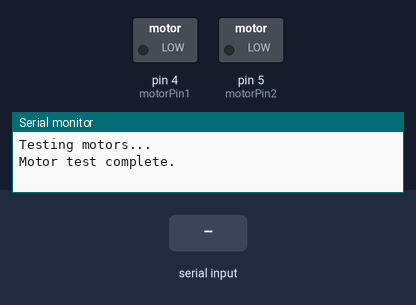
Recording of a sketch running on a simulated Arduino Uno, built with avr-gcc and run on an emulated ATmega328P. On the bench: switched loads named in the sketch (green lamp = pin HIGH), the last lines printed to the serial monitor. The test bench sets the inputs (shaded band).

Above: at 3.2 s.
3.3 s: "L" received over Serial
At 5.2 s:
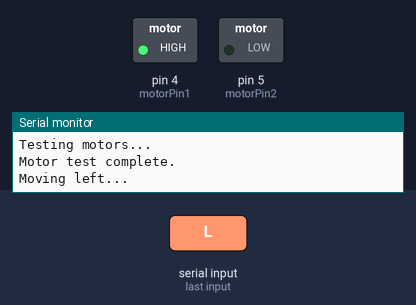
5.5 s: "R" received over Serial
At 6.9 s:
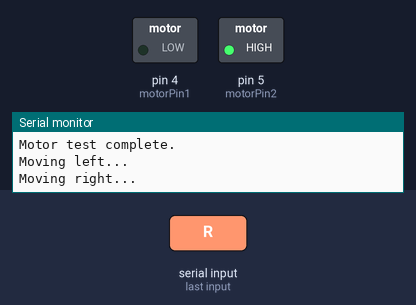
7.5 s: "F" received over Serial
At 8.5 s:
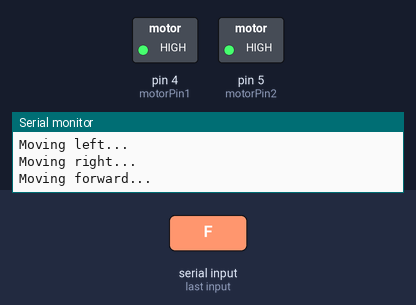
Timing chart, 0 to 10.5 s (numbered marks = the images above; inputs shaded):
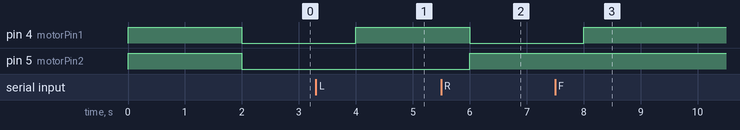

The sketch:

RCArduino.ino
```cpp
// Pin definitions

const int motorPin1 = 4;
const int motorPin2 = 5;

void setup() {
  // Set motor pins as output
  pinMode(motorPin1, OUTPUT);
  pinMode(motorPin2, OUTPUT);

  // Initialize serial communication
  Serial.begin(9600);

  // Test motor pins
  Serial.println("Testing motors...");
  digitalWrite(motorPin1, HIGH);
  digitalWrite(motorPin2, HIGH);
  delay(2000); // Run motors for 2 seconds
  digitalWrite(motorPin1, LOW);
  digitalWrite(motorPin2, LOW);
  Serial.println("Motor test complete.");
}

void loop() {

  if (Serial.available() > 0) {
    char command = Serial.read();
    controlCar(command);
  }
  // Small delay to avoid rapid changes
  delay(1000);
}
void controlCar(char command) {
  switch (command) {
    case 'F': // Forward
      moveForward();
      break;
    case 'L': // Left
      moveLeft();
      break;
    case 'R': // Right
      moveRight();
      break;
    case 'S': // Stop
      stopCar();
      break;
  }
}

void moveLeft() {
  Serial.println("Moving left...");
  digitalWrite(motorPin1, HIGH);
  digitalWrite(motorPin2, LOW);
}

void moveRight() {
  Serial.println("Moving right...");
  digitalWrite(motorPin1, LOW);
  digitalWrite(motorPin2, HIGH);
}

void moveForward() {
  Serial.println("Moving forward...");
  digitalWrite(motorPin1, HIGH);
  digitalWrite(motorPin2, HIGH);
}

void stopCar() {
  Serial.println("Stopping car...");
  digitalWrite(motorPin1, LOW);
  digitalWrite(motorPin2, LOW);
}
```

Measured:
- after the input at 3.3 s, pin 4 (motorPin1): LOW → HIGH after 0.70 s
- after the input at 5.5 s, pin 4 (motorPin1): HIGH → LOW after 0.50 s; pin 5 (motorPin2): LOW → HIGH after 0.50 s
- after the input at 7.5 s, pin 4 (motorPin1): LOW → HIGH after 0.50 s
